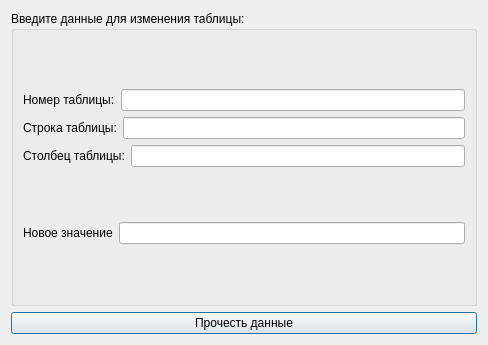
<?xml version="1.0" encoding="UTF-8"?>
<ui version="4.0">
 <class>SecondWindow</class>
 <widget class="QDialog" name="SecondWindow">
  <property name="geometry">
   <rect>
    <x>0</x>
    <y>0</y>
    <width>488</width>
    <height>345</height>
   </rect>
  </property>
  <property name="windowTitle">
   <string>Dialog</string>
  </property>
  <layout class="QVBoxLayout" name="verticalLayout_2">
   <item>
    <widget class="QGroupBox" name="groupBox">
     <property name="title">
      <string>Введите данные для изменения таблицы:</string>
     </property>
     <layout class="QVBoxLayout" name="verticalLayout_3">
      <item>
       <layout class="QVBoxLayout" name="verticalLayout">
        <item>
         <layout class="QHBoxLayout" name="horizontalLayout">
          <item>
           <widget class="QLabel" name="label">
            <property name="text">
             <string>Номер таблицы:</string>
            </property>
           </widget>
          </item>
          <item>
           <widget class="QLineEdit" name="table_number"/>
          </item>
         </layout>
        </item>
        <item>
         <layout class="QHBoxLayout" name="horizontalLayout_2">
          <item>
           <widget class="QLabel" name="label_2">
            <property name="text">
             <string>Строка таблицы:</string>
            </property>
           </widget>
          </item>
          <item>
           <widget class="QLineEdit" name="table_row"/>
          </item>
         </layout>
        </item>
        <item>
         <layout class="QHBoxLayout" name="horizontalLayout_3">
          <item>
           <widget class="QLabel" name="label_3">
            <property name="text">
             <string>Столбец таблицы:</string>
            </property>
           </widget>
          </item>
          <item>
           <widget class="QLineEdit" name="table_column"/>
          </item>
         </layout>
        </item>
       </layout>
      </item>
      <item>
       <layout class="QHBoxLayout" name="horizontalLayout_4">
        <item>
         <widget class="QLabel" name="label_4">
          <property name="text">
           <string>Новое значение</string>
          </property>
         </widget>
        </item>
        <item>
         <widget class="QLineEdit" name="new_value"/>
        </item>
       </layout>
      </item>
     </layout>
    </widget>
   </item>
   <item>
    <widget class="QPushButton" name="read_data">
     <property name="text">
      <string>Прочесть данные</string>
     </property>
    </widget>
   </item>
  </layout>
 </widget>
 <resources/>
 <connections/>
</ui>
